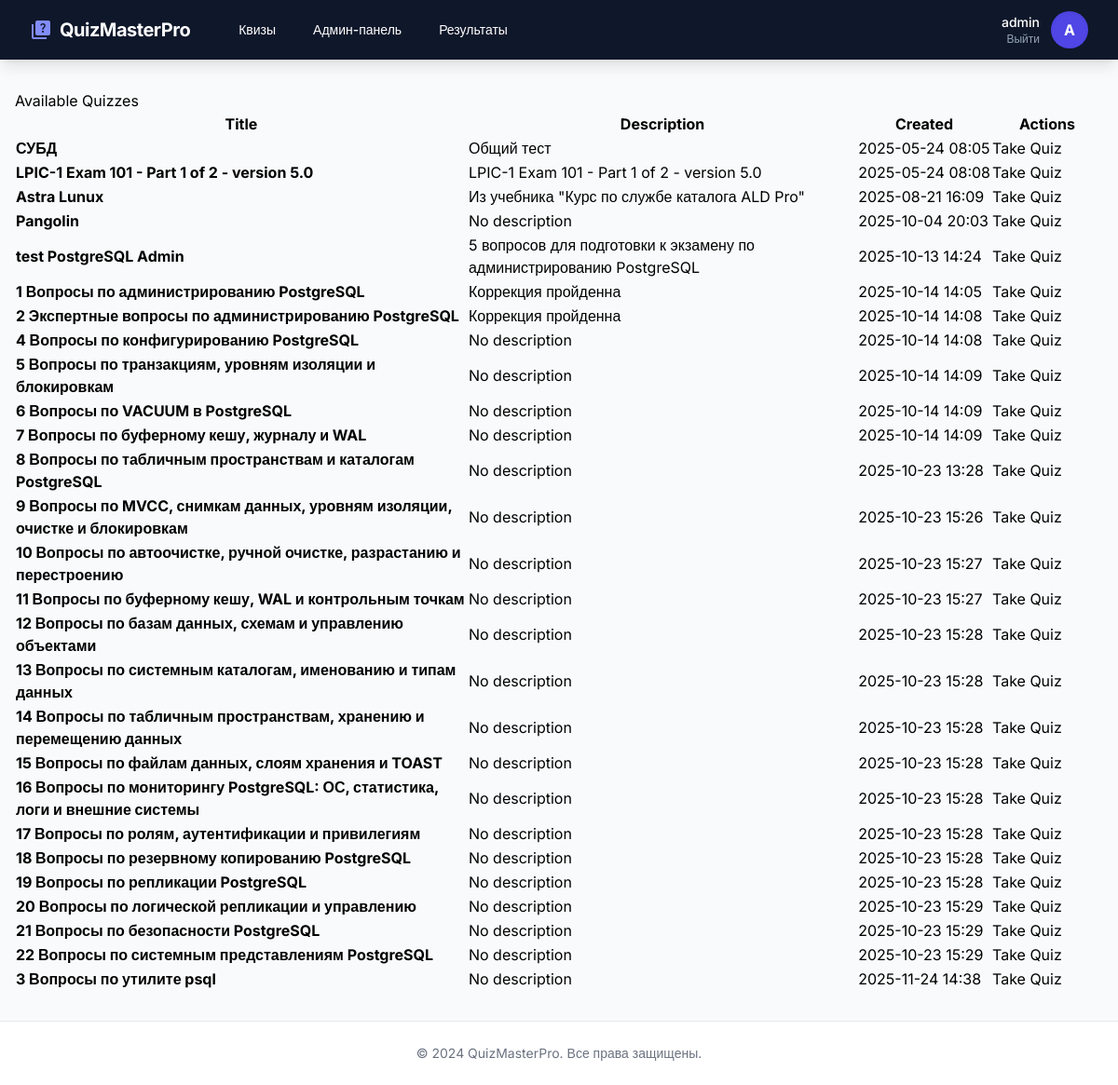
Screenshot of /quizzes/ (signed in) with the database file from the repository.
### app/models.py (models this page shows, shortened)
class User(db.Model, UserMixin):
    id = db.Column(db.Integer, primary_key=True)
    username = db.Column(db.String(64), index=True, unique=True)
    password_hash = db.Column(db.String(128))
    is_admin = db.Column(db.Boolean, default=False)
    created_at = db.Column(db.DateTime, default=datetime.utcnow)

class Quiz(db.Model):
    id = db.Column(db.Integer, primary_key=True)
    title = db.Column(db.String(128), nullable=False)
    description = db.Column(db.Text)
    created_at = db.Column(db.DateTime, default=datetime.utcnow)
    created_by = db.Column(db.Integer, db.ForeignKey('user.id'))
    is_active = db.Column(db.Boolean, default=True)
    questions = db.relationship('Question', backref='quiz', lazy='dynamic', cascade='all, delete-orphan')

### app/routes/quiz_routes.py (the view)
@quiz_bp.route('/')
@login_required
def list_quizzes():
    quizzes = Quiz.query.all()
    logger.info(f'User {current_user.username} accessed quiz list')
    return render_template('quiz/list.html', quizzes=quizzes)

### app/__init__.py (called while the page is built)
def create_app():
    app = Flask(__name__)
    app.config.from_object(Config)
    db.init_app(app)
    login_manager.init_app(app)
    login_manager.login_view = 'auth.login'
    from app.routes.main import main_bp
    from app.routes.auth_routes import auth_bp
    from app.routes.quiz_routes import quiz_bp
    from app.routes.admin_routes import admin_bp
    app.register_blueprint(main_bp)
    app.register_blueprint(auth_bp, url_prefix='/auth')
    app.register_blueprint(quiz_bp, url_prefix='/quizzes')
    app.register_blueprint(admin_bp)
    @login_manager.user_loader
    def load_user(user_id):
        from app.models import User
        return User.query.get(int(user_id))
    return app

### app/templates/quiz/list.html (shortened to what this page needs)
{% extends "base.html" %}
{% block content %}
<div class="card">
    <div class="card-content">
        <h2>Available Quizzes</h2>
        {% if quizzes %}
            <div class="table-responsive">
                <table class="table table-bordered table-hover">
                    <thead>
                        <tr>
                            <th>Title</th>
                            <th>Description</th>
                            <th style="white-space: nowrap;">Created</th>
                            <th style="min-width: 120px;">Actions</th>
                        </tr>
                    </thead>
                    <tbody>
                        {% for quiz in quizzes %}
                        <tr>
                            <td><strong>{{ quiz.title }}</strong></td>
                            <td>{{ quiz.description or 'No description' }}</td>
                            <td style="white-space: nowrap;">{{ quiz.created_at.strftime('%Y-%m-%d %H:%M') }}</td>
                            <td>
                                <a href="{{ url_for('quiz.take_quiz', quiz_id=quiz.id) }}" class="btn btn-primary btn-sm" style="white-space: nowrap;">Take Quiz</a>
                            </td>
                        </tr>
                        {% endfor %}
                    </tbody>
                </table>
            </div>
        {% else %}
            <p>No quizzes available.</p>
        {% endif %}
    </div>
</div>
{% endblock %}

### app/templates/base.html (shortened to what this page needs)
<!DOCTYPE html>
<html lang="en">
<head>
    <script src="https://cdn.tailwindcss.com"></script>
</head>
<body class="bg-gray-50 min-h-screen flex flex-col">
    <nav class="bg-slate-900 text-white shadow-lg">
        <div class="max-w-7xl mx-auto px-4 sm:px-6 lg:px-8">
            <div class="flex justify-between h-16 items-center">
                <div class="flex items-center">
                    <a href="{{ url_for('main.index') }}" class="flex items-center space-x-2 text-xl font-bold tracking-tight">
                        <span class="material-icons text-indigo-400">quiz</span>
                        <span>QuizMasterPro</span>
                    </a>
                    <div class="hidden md:block ml-10">
                        <div class="flex items-baseline space-x-4">
                            {% if current_user.is_authenticated %}
                                <a href="{{ url_for('quiz.list_quizzes') }}" class="px-3 py-2 rounded-md text-sm font-medium hover:bg-slate-800 transition">Квизы</a>
                                {% if current_user.is_admin %}
                                    <a href="{{ url_for('admin.dashboard') }}" class="px-3 py-2 rounded-md text-sm font-medium hover:bg-slate-800 transition">Админ-панель</a>
                                    <a href="{{ url_for('admin.results_overview') }}" class="px-3 py-2 rounded-md text-sm font-medium hover:bg-slate-800 transition">Результаты</a>
                                {% endif %}
                            {% endif %}
                        </div>
                    </div>
                </div>
                <div class="flex items-center space-x-4">
                    {% if current_user.is_authenticated %}
                        <div class="flex items-center space-x-3">
                            <div class="flex flex-col items-end">
                                <span class="text-sm font-medium">{{ current_user.username }}</span>
                                <a href="{{ url_for('auth.logout') }}" class="text-xs text-slate-400 hover:text-white transition">Выйти</a>
                            </div>
                            <div class="h-10 w-10 rounded-full bg-indigo-600 flex items-center justify-center font-bold text-white shadow-inner">
                                {{ current_user.username[0] | upper }}
                            </div>
                        </div>
                    {% else %}
                        <a href="{{ url_for('auth.login') }}" class="bg-indigo-600 hover:bg-indigo-700 px-4 py-2 rounded-lg text-sm font-semibold transition shadow-md">Войти</a>
                    {% endif %}
                </div>
            </div>
        </div>
    </nav>
    <main class="flex-grow container mx-auto px-4 py-8 max-w-7xl">
        {% block content %}
        {% endblock %}
    </main>
    <footer class="bg-white border-t py-6 mt-auto">
        <div class="container mx-auto px-4 text-center text-gray-500 text-sm">
            &copy; 2024 QuizMasterPro. Все права защищены.
        </div>
    </footer>
</body>
</html>

### app/templates/base.html (style rules this page uses)
body { font-family: 'Inter', sans-serif; }

### rows the page displays
User: username "admin", username "A"
Quiz: title "СУБД", description "Общий тест", created_at "2025-05-24 08:05"
Quiz: title "LPIC-1 Exam 101 - Part 1 of 2 - version 5.0", description "LPIC-1 Exam 101 - Part 1 of 2 - version 5.0", created_at "2025-05-24 08:08"
Quiz: title "Astra Lunux", description "Из учебника \"Курс по службе каталога ALD Pro\"", created_at "2025-08-21 16:09"
Quiz: title "Pangolin", description "No description", created_at "2025-10-04 20:03"
Quiz: title "test PostgreSQL Admin", description "5 вопросов для подготовки к экзамену по администрированию PostgreSQL", created_at "2025-10-13 14:24"
Quiz: title "1 Вопросы по администрированию PostgreSQL", description "Коррекция пройденна", created_at "2025-10-14 14:05"
Quiz: title "2 Экспертные вопросы по администрированию PostgreSQL", description "Коррекция пройденна", created_at "2025-10-14 14:08"
Quiz: title "4 Вопросы по конфигурированию PostgreSQL", description "No description", created_at "2025-10-14 14:08"
Quiz: title "5 Вопросы по транзакциям, уровням изоляции и блокировкам", description "No description", created_at "2025-10-14 14:09"
Quiz: title "6 Вопросы по VACUUM в PostgreSQL", description "No description", created_at "2025-10-14 14:09"
Quiz: title "7 Вопросы по буферному кешу, журналу и WAL", description "No description", created_at "2025-10-14 14:09"
Quiz: title "8 Вопросы по табличным пространствам и каталогам PostgreSQL", description "No description", created_at "2025-10-23 13:28"
Quiz: title "9 Вопросы по MVCC, снимкам данных, уровням изоляции, очистке и блокировкам", description "No description", created_at "2025-10-23 15:26"
Quiz: title "10 Вопросы по автоочистке, ручной очистке, разрастанию и перестроению", description "No description", created_at "2025-10-23 15:27"
Quiz: title "11 Вопросы по буферному кешу, WAL и контрольным точкам", description "No description", created_at "2025-10-23 15:27"
Quiz: title "12 Вопросы по базам данных, схемам и управлению объектами", description "No description", created_at "2025-10-23 15:28"
Quiz: title "13 Вопросы по системным каталогам, именованию и типам данных", description "No description", created_at "2025-10-23 15:28"
Quiz: title "14 Вопросы по табличным пространствам, хранению и перемещению данных", description "No description", created_at "2025-10-23 15:28"
Quiz: title "15 Вопросы по файлам данных, слоям хранения и TOAST", description "No description", created_at "2025-10-23 15:28"
Quiz: title "16 Вопросы по мониторингу PostgreSQL: ОС, статистика, логи и внешние системы", description "No description", created_at "2025-10-23 15:28"
Quiz: title "17 Вопросы по ролям, аутентификации и привилегиям", description "No description", created_at "2025-10-23 15:28"
Quiz: title "18 Вопросы по резервному копированию PostgreSQL", description "No description", created_at "2025-10-23 15:28"
Quiz: title "19 Вопросы по репликации PostgreSQL", description "No description", created_at "2025-10-23 15:28"
Quiz: title "20 Вопросы по логической репликации и управлению", description "No description", created_at "2025-10-23 15:29"
Quiz: title "21 Вопросы по безопасности PostgreSQL", description "No description", created_at "2025-10-23 15:29"
Quiz: title "22 Вопросы по системным представлениям PostgreSQL", description "No description", created_at "2025-10-23 15:29"
Quiz: title "3 Вопросы по утилите psql", description "No description", created_at "2025-11-24 14:38"
